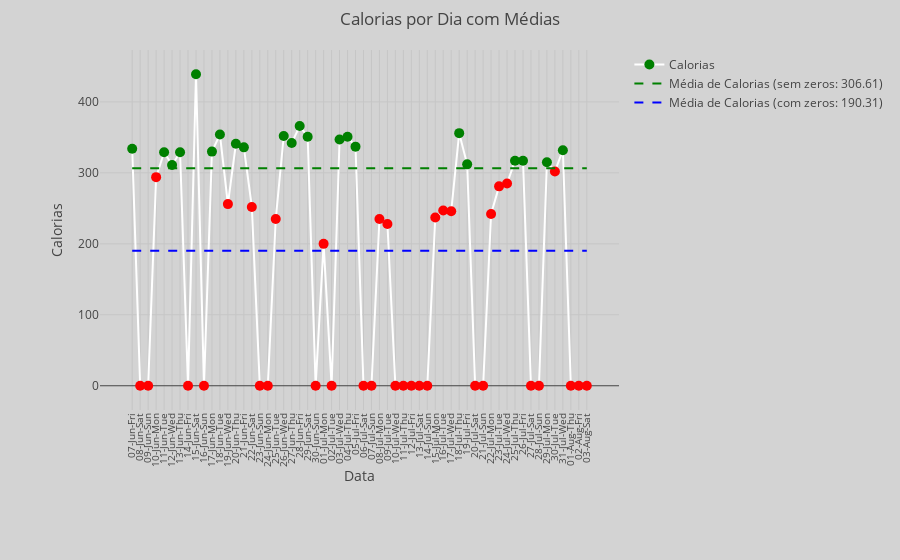

The cell this chart's notebook holds for it:
### Code cell
criar_grafico(df, media_calorias_com_zeros, media_calorias_sem_zeros)

### Figure 1 — Plotly figure (JSON) as saved in the notebook; plotly's stock layout.template omitted (floating-point values rounded to 4 significant figures)
{"data": [{"hoverinfo": "text", "line": {"color": "white"}, "marker": {"color": ["green", "red", "red", "red", "green", "green", "green", "red", "green", "red", "green", "green", "red", "green", "green", "red", "red", "red", "red", "green", "green", "green", "green", "red", "red", "red", "green", "green", "green", "red", "red", "red", "red", "red", "red", "red", "red", "red", "red", "red", "red", "green", "green", "red", "red", "red", "red", "red", "green", "green", "red", "red", "green", "red", "green", "red", "red", "red"], "size": 10}, "mode": "lines+markers", "name": "Calorias", "text": ["Calorias: 334<br>Quilometragem: 5.0", "Calorias: 0<br>Quilometragem: 0.0", "Calorias: 0<br>Quilometragem: 0.0", "Calorias: 294<br>Quilometragem: 4.5", "Calorias: 329<br>Quilometragem: 5.0", "Calorias: 311<br>Quilometragem: 4.7", "Calorias: 329<br>Quilometragem: 5.1", "Calorias: 0<br>Quilometragem: 0.0", "Calorias: 439<br>Quilometragem: 6.7", "Calorias: 0<br>Quilometragem: 0.0", "Calorias: 330<br>Quilometragem: 5.0", "Calorias: 354<br>Quilometragem: 5.4", "Calorias: 256<br>Quilometragem: 3.9", "Calorias: 341<br>Quilometragem: 5.2", "Calorias: 336<br>Quilometragem: 5.1", "Calorias: 252<br>Quilometragem: 3.8", "Calorias: 0<br>Quilometragem: 0.0", "Calorias: 0<br>Quilometragem: 0.0", "Calorias: 235<br>Quilometragem: 3.6", "Calorias: 352<br>Quilometragem: 5.4", "Calorias: 342<br>Quilometragem: 5.2", "Calorias: 366<br>Quilometragem: 5.5", "Calorias: 351<br>Quilometragem: 5.4", "Calorias: 0<br>Quilometragem: 0.0", "Calorias: 200<br>Quilometragem: 3.0", "Calorias: 0<br>Quilometragem: 0.0", "Calorias: 347<br>Quilometragem: 5.0", "Calorias: 351<br>Quilometragem: 5.4", "Calorias: 337<br>Quilometragem: 5.1", "Calorias: 0<br>Quilometragem: 0.0", "Calorias: 0<br>Quilometragem: 0.0", "Calorias: 235<br>Quilometragem: 3.6", "Calorias: 228<br>Quilometragem: 3.5", "Calorias: 0<br>Quilometragem: 0.0", "Calorias: 0<br>Quilometragem: 0.0", "Calorias: 0<br>Quilometragem: 0.0", "Calorias: 0<br>Quilometragem: 0.0", "Calorias: 0<br>Quilometragem: 0.0", "Calorias: 237<br>Quilometragem: 3.6", "Calorias: 247<br>Quilometragem: 3.8", "Calorias: 246<br>Quilometragem: 3.8", "Calorias: 356<br>Quilometragem: 5.5", "Calorias: 312<br>Quilometragem: 4.8", "Calorias: 0<br>Quilometragem: 0.0", "Calorias: 0<br>Quilometragem: 0.0", "Calorias: 242<br>Quilometragem: 3.7", "Calorias: 281<br>Quilometragem: 4.3", "Calorias: 285<br>Quilometragem: 4.4", "Calorias: 317<br>Quilometragem: 4.9", "Calorias: 317<br>Quilometragem: 4.8", "Calorias: 0<br>Quilometragem: 0.0", "Calorias: 0<br>Quilometragem: 0.0", "Calorias: 315<br>Quilometragem: 4.8", "Calorias: 302<br>Quilometragem: 4.6", "Calorias: 332<br>Quilometragem: 5.1", "Calorias: 0<br>Quilometragem: 0.0", "Calorias: 0<br>Quilometragem: 0.0", "Calorias: 0<br>Quilometragem: 0.0"], "type": "scatter", "x": ["2024-06-07T00:00:00", "2024-06-08T00:00:00", "2024-06-09T00:00:00", "2024-06-10T00:00:00", "2024-06-11T00:00:00", "2024-06-12T00:00:00", "2024-06-13T00:00:00", "2024-06-14T00:00:00", "2024-06-15T00:00:00", "2024-06-16T00:00:00", "2024-06-17T00:00:00", "2024-06-18T00:00:00", "2024-06-19T00:00:00", "2024-06-20T00:00:00", "2024-06-21T00:00:00", "2024-06-22T00:00:00", "2024-06-23T00:00:00", "2024-06-24T00:00:00", "2024-06-25T00:00:00", "2024-06-26T00:00:00", "2024-06-27T00:00:00", "2024-06-28T00:00:00", "2024-06-29T00:00:00", "2024-06-30T00:00:00", "2024-07-01T00:00:00", "2024-07-02T00:00:00", "2024-07-03T00:00:00", "2024-07-04T00:00:00", "2024-07-05T00:00:00", "2024-07-06T00:00:00", "2024-07-07T00:00:00", "2024-07-08T00:00:00", "2024-07-09T00:00:00", "2024-07-10T00:00:00", "2024-07-11T00:00:00", "2024-07-12T00:00:00", "2024-07-13T00:00:00", "2024-07-14T00:00:00", "2024-07-15T00:00:00", "2024-07-16T00:00:00", "2024-07-17T00:00:00", "2024-07-18T00:00:00", "2024-07-19T00:00:00", "2024-07-20T00:00:00", "2024-07-21T00:00:00", "2024-07-22T00:00:00", "2024-07-23T00:00:00", "2024-07-24T00:00:00", "2024-07-25T00:00:00", "2024-07-26T00:00:00", "2024-07-27T00:00:00", "2024-07-28T00:00:00", "2024-07-29T00:00:00", "2024-07-30T00:00:00", "2024-07-31T00:00:00", "2024-08-01T00:00:00", "2024-08-02T00:00:00", "2024-08-03T00:00:00"], "y": [334, 0, 0, 294, 329, 311, 329, 0, 439, 0, 330, 354, 256, 341, 336, 252, 0, 0, 235, 352, 342, 366, 351, 0, 200, 0, 347, 351, 337, 0, 0, 235, 228, 0, 0, 0, 0, 0, 237, 247, 246, 356, 312, 0, 0, 242, 281, 285, 317, 317, 0, 0, 315, 302, 332, 0, 0, 0]}, {"line": {"color": "green", "dash": "dash"}, "mode": "lines", "name": "Média de Calorias (sem zeros: 306.61)", "type": "scatter", "x": ["2024-06-07T00:00:00", "2024-08-03T00:00:00"], "y": [306.6, 306.6]}, {"line": {"color": "blue", "dash": "dash"}, "mode": "lines", "name": "Média de Calorias (com zeros: 190.31)", "type": "scatter", "x": ["2024-06-07T00:00:00", "2024-08-03T00:00:00"], "y": [190.3, 190.3]}], "layout": {"autosize": true, "margin": {"b": 150, "l": 100, "r": 20, "t": 50}, "paper_bgcolor": "lightgray", "plot_bgcolor": "lightgray", "title": {"text": "Calorias por Dia com Médias"}, "xaxis": {"tickangle": -90, "tickfont": {"size": 10}, "tickmode": "array", "ticktext": ["07-Jun-Fri", "08-Jun-Sat", "09-Jun-Sun", "10-Jun-Mon", "11-Jun-Tue", "12-Jun-Wed", "13-Jun-Thu", "14-Jun-Fri", "15-Jun-Sat", "16-Jun-Sun", "17-Jun-Mon", "18-Jun-Tue", "19-Jun-Wed", "20-Jun-Thu", "21-Jun-Fri", "22-Jun-Sat", "23-Jun-Sun", "24-Jun-Mon", "25-Jun-Tue", "26-Jun-Wed", "27-Jun-Thu", "28-Jun-Fri", "29-Jun-Sat", "30-Jun-Sun", "01-Jul-Mon", "02-Jul-Tue", "03-Jul-Wed", "04-Jul-Thu", "05-Jul-Fri", "06-Jul-Sat", "07-Jul-Sun", "08-Jul-Mon", "09-Jul-Tue", "10-Jul-Wed", "11-Jul-Thu", "12-Jul-Fri", "13-Jul-Sat", "14-Jul-Sun", "15-Jul-Mon", "16-Jul-Tue", "17-Jul-Wed", "18-Jul-Thu", "19-Jul-Fri", "20-Jul-Sat", "21-Jul-Sun", "22-Jul-Mon", "23-Jul-Tue", "24-Jul-Wed", "25-Jul-Thu", "26-Jul-Fri", "27-Jul-Sat", "28-Jul-Sun", "29-Jul-Mon", "30-Jul-Tue", "31-Jul-Wed", "01-Aug-Thu", "02-Aug-Fri", "03-Aug-Sat"], "tickvals": ["2024-06-07T00:00:00", "2024-06-08T00:00:00", "2024-06-09T00:00:00", "2024-06-10T00:00:00", "2024-06-11T00:00:00", "2024-06-12T00:00:00", "2024-06-13T00:00:00", "2024-06-14T00:00:00", "2024-06-15T00:00:00", "2024-06-16T00:00:00", "2024-06-17T00:00:00", "2024-06-18T00:00:00", "2024-06-19T00:00:00", "2024-06-20T00:00:00", "2024-06-21T00:00:00", "2024-06-22T00:00:00", "2024-06-23T00:00:00", "2024-06-24T00:00:00", "2024-06-25T00:00:00", "2024-06-26T00:00:00", "2024-06-27T00:00:00", "2024-06-28T00:00:00", "2024-06-29T00:00:00", "2024-06-30T00:00:00", "2024-07-01T00:00:00", "2024-07-02T00:00:00", "2024-07-03T00:00:00", "2024-07-04T00:00:00", "2024-07-05T00:00:00", "2024-07-06T00:00:00", "2024-07-07T00:00:00", "2024-07-08T00:00:00", "2024-07-09T00:00:00", "2024-07-10T00:00:00", "2024-07-11T00:00:00", "2024-07-12T00:00:00", "2024-07-13T00:00:00", "2024-07-14T00:00:00", "2024-07-15T00:00:00", "2024-07-16T00:00:00", "2024-07-17T00:00:00", "2024-07-18T00:00:00", "2024-07-19T00:00:00", "2024-07-20T00:00:00", "2024-07-21T00:00:00", "2024-07-22T00:00:00", "2024-07-23T00:00:00", "2024-07-24T00:00:00", "2024-07-25T00:00:00", "2024-07-26T00:00:00", "2024-07-27T00:00:00", "2024-07-28T00:00:00", "2024-07-29T00:00:00", "2024-07-30T00:00:00", "2024-07-31T00:00:00", "2024-08-01T00:00:00", "2024-08-02T00:00:00", "2024-08-03T00:00:00"], "title": {"text": "Data"}}, "yaxis": {"title": {"text": "Calorias"}}}}
